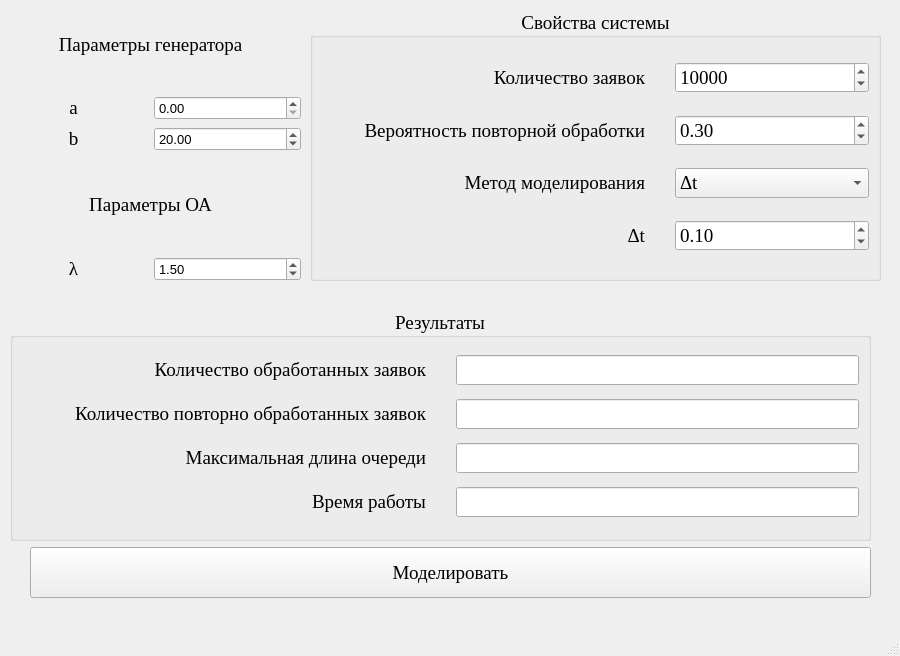
<?xml version="1.0" encoding="UTF-8"?>
<ui version="4.0">
 <class>MainWindow</class>
 <widget class="QMainWindow" name="MainWindow">
  <property name="geometry">
   <rect>
    <x>0</x>
    <y>0</y>
    <width>900</width>
    <height>656</height>
   </rect>
  </property>
  <property name="windowTitle">
   <string>MainWindow</string>
  </property>
  <widget class="QWidget" name="centralwidget">
   <widget class="QGroupBox" name="groupBox_4">
    <property name="geometry">
     <rect>
      <x>10</x>
      <y>310</y>
      <width>861</width>
      <height>231</height>
     </rect>
    </property>
    <property name="font">
     <font>
      <family>Times New Roman</family>
      <pointsize>14</pointsize>
     </font>
    </property>
    <property name="title">
     <string>Результаты</string>
    </property>
    <property name="alignment">
     <set>Qt::AlignCenter</set>
    </property>
    <layout class="QGridLayout" name="gridLayout_4" columnstretch="3,3">
     <property name="horizontalSpacing">
      <number>30</number>
     </property>
     <item row="1" column="1">
      <widget class="QLineEdit" name="lineEdit_res_reentered_count">
       <property name="readOnly">
        <bool>true</bool>
       </property>
      </widget>
     </item>
     <item row="1" column="0">
      <widget class="QLabel" name="label_9">
       <property name="font">
        <font>
         <family>Times New Roman</family>
         <pointsize>14</pointsize>
        </font>
       </property>
       <property name="text">
        <string>Количество повторно обработанных заявок</string>
       </property>
       <property name="alignment">
        <set>Qt::AlignRight|Qt::AlignTrailing|Qt::AlignVCenter</set>
       </property>
      </widget>
     </item>
     <item row="2" column="0">
      <widget class="QLabel" name="label_10">
       <property name="font">
        <font>
         <family>Times New Roman</family>
         <pointsize>14</pointsize>
        </font>
       </property>
       <property name="text">
        <string>Максимальная длина очереди</string>
       </property>
       <property name="alignment">
        <set>Qt::AlignRight|Qt::AlignTrailing|Qt::AlignVCenter</set>
       </property>
      </widget>
     </item>
     <item row="0" column="0">
      <widget class="QLabel" name="label_8">
       <property name="font">
        <font>
         <family>Times New Roman</family>
         <pointsize>14</pointsize>
        </font>
       </property>
       <property name="text">
        <string>Количество обработанных заявок</string>
       </property>
       <property name="alignment">
        <set>Qt::AlignRight|Qt::AlignTrailing|Qt::AlignVCenter</set>
       </property>
      </widget>
     </item>
     <item row="2" column="1">
      <widget class="QLineEdit" name="lineEdit_res_max_queue_size">
       <property name="readOnly">
        <bool>true</bool>
       </property>
      </widget>
     </item>
     <item row="0" column="1">
      <widget class="QLineEdit" name="lineEdit_res_request_count">
       <property name="readOnly">
        <bool>true</bool>
       </property>
      </widget>
     </item>
     <item row="3" column="0">
      <widget class="QLabel" name="label_4">
       <property name="font">
        <font>
         <family>Times New Roman</family>
         <pointsize>14</pointsize>
        </font>
       </property>
       <property name="text">
        <string>Время работы</string>
       </property>
       <property name="alignment">
        <set>Qt::AlignRight|Qt::AlignTrailing|Qt::AlignVCenter</set>
       </property>
      </widget>
     </item>
     <item row="3" column="1">
      <widget class="QLineEdit" name="lineEdit_res_time">
       <property name="readOnly">
        <bool>true</bool>
       </property>
      </widget>
     </item>
    </layout>
   </widget>
   <widget class="QGroupBox" name="groupBox_3">
    <property name="geometry">
     <rect>
      <x>310</x>
      <y>10</y>
      <width>571</width>
      <height>271</height>
     </rect>
    </property>
    <property name="font">
     <font>
      <family>Times New Roman</family>
      <pointsize>14</pointsize>
     </font>
    </property>
    <property name="title">
     <string>Свойства системы</string>
    </property>
    <property name="alignment">
     <set>Qt::AlignCenter</set>
    </property>
    <layout class="QGridLayout" name="gridLayout" columnstretch="5,3">
     <property name="horizontalSpacing">
      <number>30</number>
     </property>
     <property name="verticalSpacing">
      <number>7</number>
     </property>
     <item row="3" column="0">
      <widget class="QLabel" name="label_deltat">
       <property name="font">
        <font>
         <family>Times New Roman</family>
         <pointsize>14</pointsize>
        </font>
       </property>
       <property name="text">
        <string>Δt</string>
       </property>
       <property name="alignment">
        <set>Qt::AlignRight|Qt::AlignTrailing|Qt::AlignVCenter</set>
       </property>
      </widget>
     </item>
     <item row="2" column="1">
      <widget class="QComboBox" name="comboBox_method">
       <property name="currentIndex">
        <number>1</number>
       </property>
       <item>
        <property name="text">
         <string>Событийный</string>
        </property>
       </item>
       <item>
        <property name="text">
         <string>Δt</string>
        </property>
       </item>
      </widget>
     </item>
     <item row="0" column="0">
      <widget class="QLabel" name="label_5">
       <property name="font">
        <font>
         <family>Times New Roman</family>
         <pointsize>14</pointsize>
        </font>
       </property>
       <property name="text">
        <string>Количество заявок</string>
       </property>
       <property name="alignment">
        <set>Qt::AlignRight|Qt::AlignTrailing|Qt::AlignVCenter</set>
       </property>
      </widget>
     </item>
     <item row="2" column="0">
      <widget class="QLabel" name="label_7">
       <property name="font">
        <font>
         <family>Times New Roman</family>
         <pointsize>14</pointsize>
        </font>
       </property>
       <property name="text">
        <string>Метод моделирования</string>
       </property>
       <property name="alignment">
        <set>Qt::AlignRight|Qt::AlignTrailing|Qt::AlignVCenter</set>
       </property>
      </widget>
     </item>
     <item row="1" column="0">
      <widget class="QLabel" name="label_6">
       <property name="font">
        <font>
         <family>Times New Roman</family>
         <pointsize>14</pointsize>
        </font>
       </property>
       <property name="text">
        <string>Вероятность повторной обработки</string>
       </property>
       <property name="alignment">
        <set>Qt::AlignRight|Qt::AlignTrailing|Qt::AlignVCenter</set>
       </property>
      </widget>
     </item>
     <item row="0" column="1">
      <widget class="QSpinBox" name="spin_req_count">
       <property name="minimum">
        <number>1</number>
       </property>
       <property name="maximum">
        <number>50000</number>
       </property>
       <property name="value">
        <number>10000</number>
       </property>
      </widget>
     </item>
     <item row="1" column="1">
      <widget class="QDoubleSpinBox" name="spin_reenter_prob">
       <property name="maximum">
        <double>1.000000000000000</double>
       </property>
       <property name="singleStep">
        <double>0.100000000000000</double>
       </property>
       <property name="value">
        <double>0.300000000000000</double>
       </property>
      </widget>
     </item>
     <item row="3" column="1">
      <widget class="QDoubleSpinBox" name="spin_dt">
       <property name="minimum">
        <double>0.010000000000000</double>
       </property>
       <property name="maximum">
        <double>1.000000000000000</double>
       </property>
       <property name="singleStep">
        <double>0.100000000000000</double>
       </property>
       <property name="value">
        <double>0.100000000000000</double>
       </property>
      </widget>
     </item>
    </layout>
   </widget>
   <widget class="QWidget" name="layoutWidget">
    <property name="geometry">
     <rect>
      <x>0</x>
      <y>160</y>
      <width>301</width>
      <height>121</height>
     </rect>
    </property>
    <layout class="QGridLayout" name="gridLayout_5" rowstretch="0,0">
     <property name="sizeConstraint">
      <enum>QLayout::SetDefaultConstraint</enum>
     </property>
     <property name="topMargin">
      <number>0</number>
     </property>
     <property name="spacing">
      <number>7</number>
     </property>
     <item row="1" column="0">
      <widget class="QLabel" name="label_13">
       <property name="font">
        <font>
         <family>Times New Roman</family>
         <pointsize>14</pointsize>
         <weight>50</weight>
         <bold>false</bold>
        </font>
       </property>
       <property name="text">
        <string notr="true">λ</string>
       </property>
       <property name="alignment">
        <set>Qt::AlignCenter</set>
       </property>
      </widget>
     </item>
     <item row="1" column="1">
      <widget class="QDoubleSpinBox" name="spin_lambd">
       <property name="font">
        <font>
         <pointsize>10</pointsize>
        </font>
       </property>
       <property name="minimum">
        <double>0.010000000000000</double>
       </property>
       <property name="maximum">
        <double>100.000000000000000</double>
       </property>
       <property name="singleStep">
        <double>0.200000000000000</double>
       </property>
       <property name="value">
        <double>1.500000000000000</double>
       </property>
      </widget>
     </item>
     <item row="0" column="0" colspan="2">
      <widget class="QLabel" name="label_12">
       <property name="font">
        <font>
         <family>Times New Roman</family>
         <pointsize>14</pointsize>
         <weight>50</weight>
         <bold>false</bold>
        </font>
       </property>
       <property name="text">
        <string notr="true">Параметры ОА</string>
       </property>
       <property name="alignment">
        <set>Qt::AlignCenter</set>
       </property>
      </widget>
     </item>
    </layout>
   </widget>
   <widget class="QWidget" name="layoutWidget">
    <property name="geometry">
     <rect>
      <x>0</x>
      <y>0</y>
      <width>301</width>
      <height>151</height>
     </rect>
    </property>
    <layout class="QGridLayout" name="gridLayout_2" rowstretch="0,0,0" columnminimumwidth="0,0">
     <property name="sizeConstraint">
      <enum>QLayout::SetDefaultConstraint</enum>
     </property>
     <property name="topMargin">
      <number>0</number>
     </property>
     <property name="spacing">
      <number>7</number>
     </property>
     <item row="0" column="0" colspan="2">
      <widget class="QLabel" name="label_11">
       <property name="font">
        <font>
         <family>Times New Roman</family>
         <pointsize>14</pointsize>
         <weight>50</weight>
         <bold>false</bold>
        </font>
       </property>
       <property name="text">
        <string notr="true">Параметры генератора</string>
       </property>
       <property name="alignment">
        <set>Qt::AlignCenter</set>
       </property>
      </widget>
     </item>
     <item row="1" column="0">
      <widget class="QLabel" name="label">
       <property name="font">
        <font>
         <family>Times New Roman</family>
         <pointsize>14</pointsize>
         <weight>50</weight>
         <bold>false</bold>
        </font>
       </property>
       <property name="text">
        <string notr="true">a</string>
       </property>
       <property name="alignment">
        <set>Qt::AlignCenter</set>
       </property>
      </widget>
     </item>
     <item row="1" column="1">
      <widget class="QDoubleSpinBox" name="spin_a">
       <property name="font">
        <font>
         <pointsize>10</pointsize>
        </font>
       </property>
       <property name="minimum">
        <double>0.000000000000000</double>
       </property>
       <property name="maximum">
        <double>100.000000000000000</double>
       </property>
      </widget>
     </item>
     <item row="2" column="0">
      <widget class="QLabel" name="label_2">
       <property name="font">
        <font>
         <family>Times New Roman</family>
         <pointsize>14</pointsize>
         <weight>50</weight>
         <bold>false</bold>
        </font>
       </property>
       <property name="text">
        <string notr="true">b</string>
       </property>
       <property name="alignment">
        <set>Qt::AlignCenter</set>
       </property>
      </widget>
     </item>
     <item row="2" column="1">
      <widget class="QDoubleSpinBox" name="spin_b">
       <property name="font">
        <font>
         <pointsize>10</pointsize>
        </font>
       </property>
       <property name="value">
        <double>20.000000000000000</double>
       </property>
      </widget>
     </item>
    </layout>
   </widget>
   <widget class="QPushButton" name="btn_run">
    <property name="geometry">
     <rect>
      <x>30</x>
      <y>547</y>
      <width>841</width>
      <height>51</height>
     </rect>
    </property>
    <property name="font">
     <font>
      <family>Times New Roman</family>
      <pointsize>14</pointsize>
     </font>
    </property>
    <property name="text">
     <string>Моделировать</string>
    </property>
   </widget>
  </widget>
  <widget class="QMenuBar" name="menubar">
   <property name="geometry">
    <rect>
     <x>0</x>
     <y>0</y>
     <width>900</width>
     <height>26</height>
    </rect>
   </property>
  </widget>
  <widget class="QStatusBar" name="statusbar"/>
 </widget>
 <resources/>
 <connections/>
</ui>
